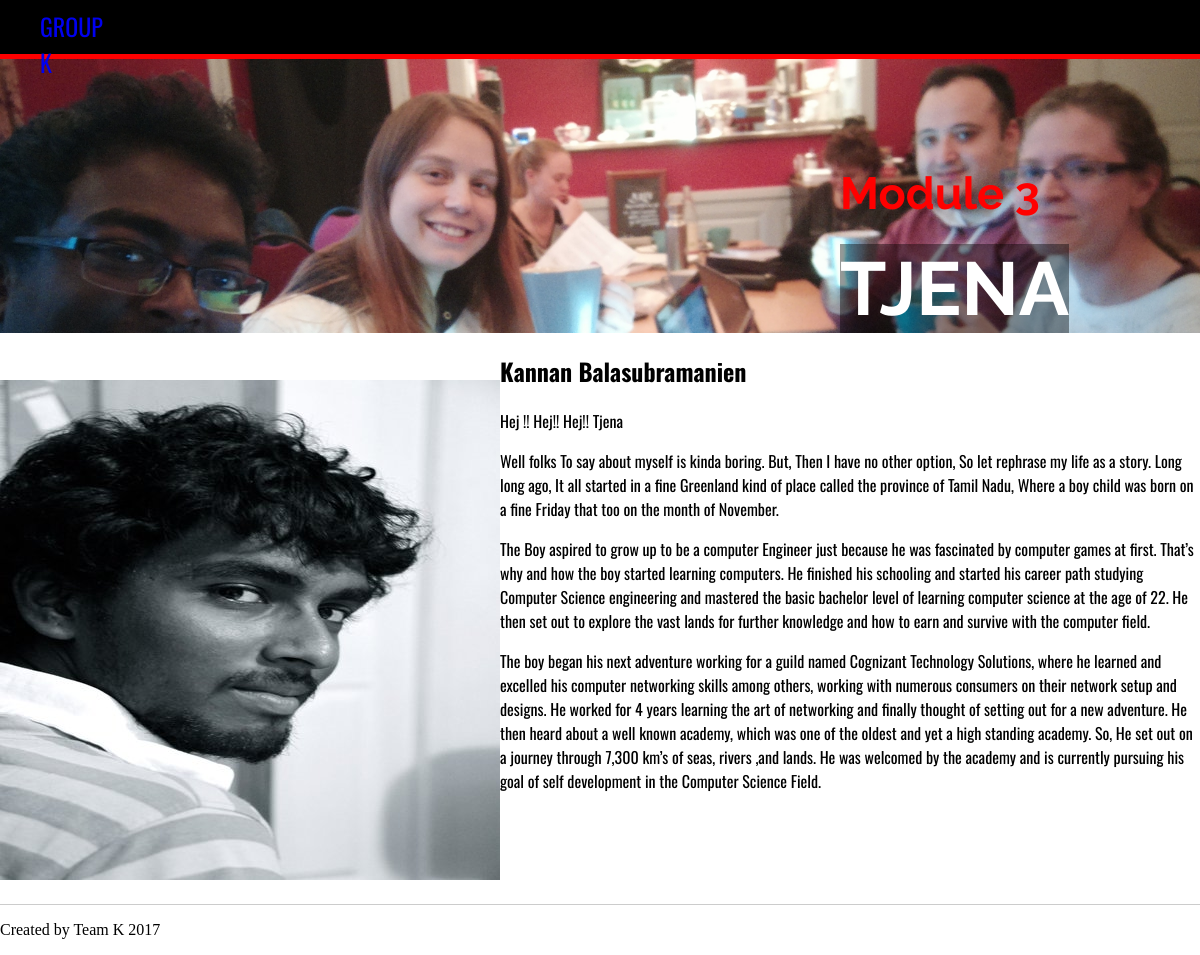
The app's page /index.php?id=2 with its own data.
### tables this page shows
CREATE TABLE IF NOT EXISTS `info` (
  `id` int(11) NOT NULL AUTO_INCREMENT,
  `name` varchar(30) NOT NULL,
  `desc` text NOT NULL,
  PRIMARY KEY (`id`)
);

### application/models/model_about.php (called while the page is built)
<?php
class Model_About extends Model
{
	public function get_data($param)
	{
	$dbhost = "localhost";
  $dbuser = "root";
  $dbpassword = "asdrt145";
  $dbname = "advancedproject";
  $link = mysqli_connect($dbhost, $dbuser, $dbpassword, $dbname);
  $result= "SELECT * FROM info";
  $result.=' where id = "'.$param.'" ';
  $res = mysqli_query($link,$result);
  return $res;
	}
}

### application/controllers/controller_about.php (called while the page is built, shortened)
<?php
class Controller_About extends Controller
{
	function __construct()
	{
		$this->model = new Model_About();
		$this->view = new View();
	}
	function action_profile($param)
	{
		$data = $this->model->get_data($param);
		$this->view->generate('about_view.php', 'template_view.php', $data);
	}
}

### application/bootstrap.php (called while the page is built, shortened)
<?php
Route::start();

### index.php (called while the page is built, shortened)
<?php
require_once 'application/bootstrap.php';

### application/core/view.php (called while the page is built)
<?php
class View
{
	function generate($content_view, $template_view, $data = null)
	{
		include 'application/views/'.$template_view;
	}
}

### application/views/about_view.php (the view, shortened to what this page needs)
<?php
	while($row = mysqli_fetch_array($data))
	{
		echo'<div class="imgg" >';
		echo'<img src="/images/'.$row['id'].'.jpg">';
echo'</div>';
echo'<div id="content2">';
			echo '<h2>'.$row['name'].'</h2>';
			echo '<p>'.$row['desc'].'</p>';
	} ?>
		</div>

### css/styles.css (style rules this page uses)
body { margin: 0; }
#content2 { font-family: 'Oswald', sans-serif; margin-left: 40%; }
.imgg { padding: 47px 0 0 0; text-align: right; float:left; }

### records on screen
info: name "Kannan Balasubramanien", desc "Hej !! Hej!! Hej!! Tjena Well folks To say about myself is kinda boring. But, Then I have no other option, So let rephrase my life as a story. Long long ago, It all started in a fine Greenland kind of place called the province of Tamil Nadu, Where a boy child was born on a fine Friday that too on the month of November. The Boy aspired to grow up to be a computer Engineer just because he was fascinated by computer games at first. That’s why and how the boy started learning computers. He finished his schooling and started his career path studying Computer Science engineering and mastered the basic bachelor level of learning computer science at the age of 22. He then set out to explore the…"
